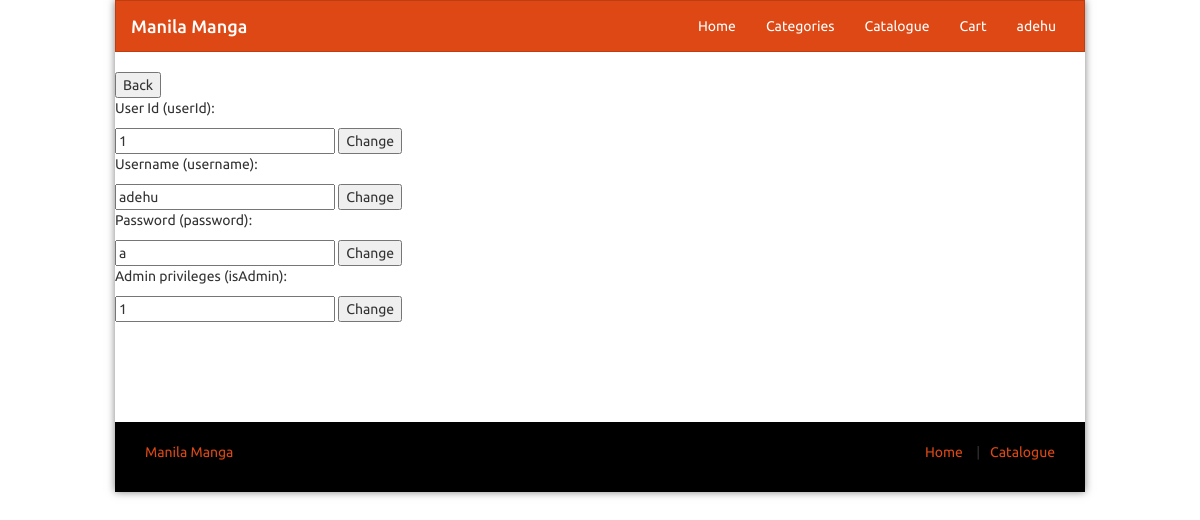
Page /mngusers1.php?id=1 (signed in) on the earlier database version.
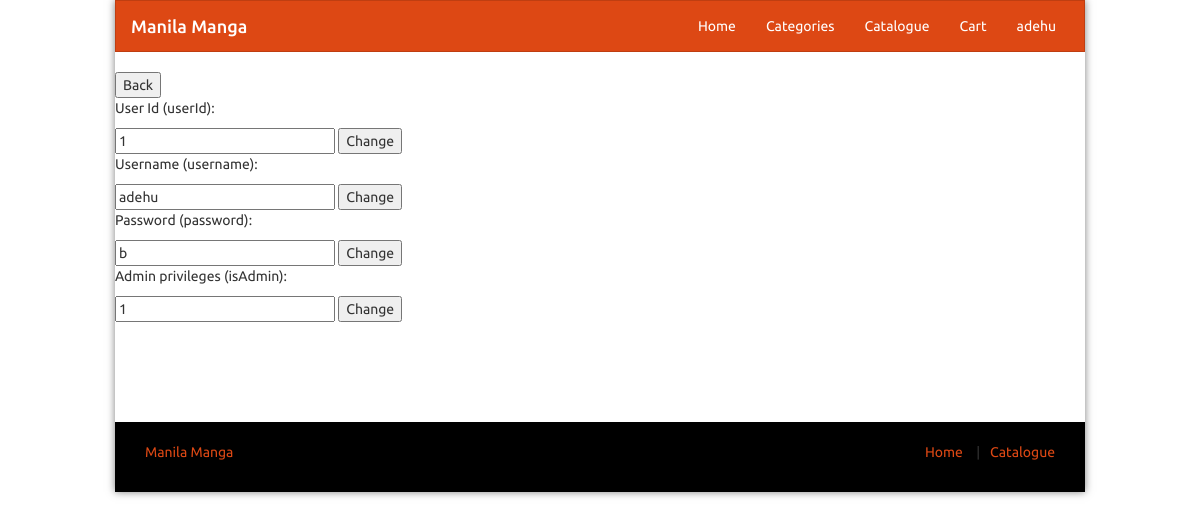
Same page on the later database version.
### tables this page shows
CREATE TABLE "users" (
	"userId"	INTEGER NOT NULL UNIQUE,
	"username"	TEXT,
	"password"	TEXT,
	"isAdmin"	INTEGER DEFAULT 0,
	PRIMARY KEY("userId" AUTOINCREMENT)
);

### mngusers1.php (the view, shortened to what this page needs)
<?php session_start();
include('navbar.php');
echo'<button onclick="history.go(-1);">Back</button>';
$userId=$_GET['id'];
$usersDataQuery='SELECT * FROM users WHERE userId='.$userId.'';
$userData=$db->query($usersDataQuery)->fetchArray();
echo'
<form method="POST">
<div class="admp">
<p>User Id (userId):</p>
<input type="text" name="changeUserId" value="'.$userData['userId'].'">
<button type="submit">Change</button>
<p>Username (username):</p>
<input type="text" name="changeUsername" value="'.$userData['username'].'">
<button type="submit">Change</button>
<p>Password (password):</p>
<input type="text" name="changePassword" value="'.$userData['password'].'">
<button type="submit">Change</button>
<p>Admin privileges (isAdmin):</p>
<input type="text" name="changeIsAdmin" value="'.$userData['isAdmin'].'">
<button type="submit">Change</button>
</div>
</form>';
include('footer.php');
unset($db);?>

### navbar.php (shortened to what this page needs)
<?php echo '<!doctype html>
<head>
    <link defer rel="stylesheet" href="bootstrap.min.css"/>
    <link rel="stylesheet" href="style2.css"/>
</head>
<head>
    <link defer rel="stylesheet" href="bootstrap.min.css"/>
    <link rel="stylesheet" href="style2.css"/>
</head>
<body class="layout-boxed">
    <div class="wrapper">
        <nav class="navbar navbar-default" role="navigation">
            <div class="container">
                <div class="navbar-header">
                    <h1 class="" style="margin:0;">
                        <a class="navbar-brand" href="index.php">
                            Manila Manga
                        </a>
                    </h1>
                </div>
                <div class="collapse navbar-collapse" id="navbar-menu">
                    <ul class="nav navbar-nav  navbar-right">
                        <li>
                            <a href="index.php" title="Home">
                                Home
                            </a>
                        </li>
                        <li>
                            <a href="categories.php" title="Categories">
                                Categories
                            </a>
                        </li>
                        <li>
                            <a href="catalogue.php" title="Catalogue Mangas">
                                Catalogue
                            </a>
                        </li>
                        <li>
                            <a href="cart.php" title="Cart">
                                Cart
                            </a>
                        </li>';
        if(isset($_SESSION['userId'])) {
            $db=new SQLite3('r209-db-01.sqlite');
            $id=$_SESSION['userId'];
            $getUsername='SELECT * FROM users WHERE userId = '.$id.'';
            $querry=$db->query($getUsername);
            $username=$querry->fetchArray();
            echo '<li>
                    <a href="user.php">'.$username[1].'</a>
                </li>';
        }
        echo '</a>
                        </li>
                    </ul>
                </div>
            </div>
            </nav>';
?>

Differences in the rows shown:
changed users "adehu": changePassword "a" → "b"
